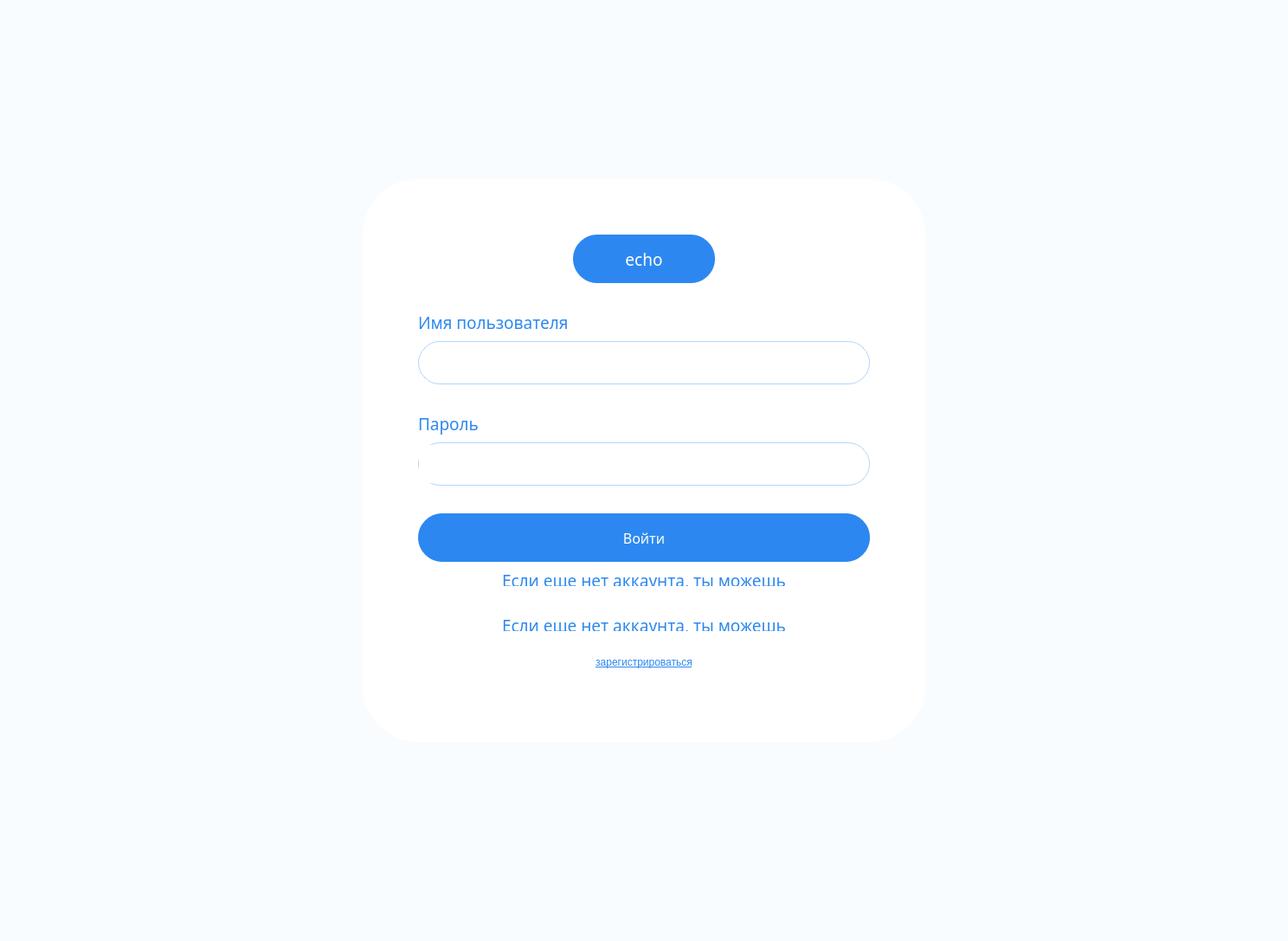
<?xml version="1.0" encoding="UTF-8"?>
<ui version="4.0">
 <class>MainWindow</class>
 <widget class="QMainWindow" name="MainWindow">
  <property name="geometry">
   <rect>
    <x>0</x>
    <y>0</y>
    <width>1488</width>
    <height>1087</height>
   </rect>
  </property>
  <property name="sizePolicy">
   <sizepolicy hsizetype="Minimum" vsizetype="Minimum">
    <horstretch>0</horstretch>
    <verstretch>0</verstretch>
   </sizepolicy>
  </property>
  <property name="minimumSize">
   <size>
    <width>1400</width>
    <height>640</height>
   </size>
  </property>
  <property name="font">
   <font>
    <family>Muller Light</family>
    <pointsize>12</pointsize>
   </font>
  </property>
  <property name="windowTitle">
   <string>MainWindow</string>
  </property>
  <property name="styleSheet">
   <string notr="true">background-color: #F9FCFF;</string>
  </property>
  <widget class="QWidget" name="centralwidget">
   <layout class="QHBoxLayout" name="horizontalLayout">
    <property name="leftMargin">
     <number>350</number>
    </property>
    <property name="topMargin">
     <number>150</number>
    </property>
    <property name="rightMargin">
     <number>350</number>
    </property>
    <property name="bottomMargin">
     <number>150</number>
    </property>
    <item>
     <widget class="QFrame" name="frame">
      <property name="sizePolicy">
       <sizepolicy hsizetype="Fixed" vsizetype="Fixed">
        <horstretch>0</horstretch>
        <verstretch>0</verstretch>
       </sizepolicy>
      </property>
      <property name="maximumSize">
       <size>
        <width>650</width>
        <height>650</height>
       </size>
      </property>
      <property name="font">
       <font>
        <family>Muller Light</family>
        <pointsize>20</pointsize>
       </font>
      </property>
      <property name="contextMenuPolicy">
       <enum>Qt::NoContextMenu</enum>
      </property>
      <property name="styleSheet">
       <string notr="true">QFrame{ color: #2C88F0; background-color: #ffffff; border-radius: 64px;}</string>
      </property>
      <property name="frameShadow">
       <enum>QFrame::Raised</enum>
      </property>
      <layout class="QVBoxLayout" name="entranceLayout">
       <property name="spacing">
        <number>32</number>
       </property>
       <property name="leftMargin">
        <number>64</number>
       </property>
       <property name="topMargin">
        <number>64</number>
       </property>
       <property name="rightMargin">
        <number>64</number>
       </property>
       <property name="bottomMargin">
        <number>64</number>
       </property>
       <item>
        <layout class="QHBoxLayout" name="echoFLayout">
         <item>
          <widget class="QPushButton" name="echo">
           <property name="sizePolicy">
            <sizepolicy hsizetype="Fixed" vsizetype="Fixed">
             <horstretch>0</horstretch>
             <verstretch>0</verstretch>
            </sizepolicy>
           </property>
           <property name="minimumSize">
            <size>
             <width>164</width>
             <height>56</height>
            </size>
           </property>
           <property name="font">
            <font>
             <family>Cruinn</family>
             <pointsize>14</pointsize>
            </font>
           </property>
           <property name="cursor">
            <cursorShape>ArrowCursor</cursorShape>
           </property>
           <property name="styleSheet">
            <string notr="true">color: rgb(255, 255, 255);
background-color: rgb(44, 136, 240);
border-radius: 28px;                     /* &lt;----  40px  */ 
border: 0px solid #094065;</string>
           </property>
           <property name="text">
            <string>echo</string>
           </property>
          </widget>
         </item>
        </layout>
       </item>
       <item>
        <layout class="QVBoxLayout" name="usernameLayout">
         <property name="spacing">
          <number>8</number>
         </property>
         <item>
          <widget class="QLabel" name="usernameLabel">
           <property name="font">
            <font>
             <family>Muller Light</family>
             <pointsize>14</pointsize>
            </font>
           </property>
           <property name="text">
            <string>Имя пользователя</string>
           </property>
          </widget>
         </item>
         <item>
          <widget class="QLineEdit" name="usernameLineEdit">
           <property name="minimumSize">
            <size>
             <width>0</width>
             <height>50</height>
            </size>
           </property>
           <property name="font">
            <font>
             <family>Muller Light</family>
             <pointsize>10</pointsize>
            </font>
           </property>
           <property name="styleSheet">
            <string notr="true">QLineEdit{ color: #000000; background-color: #ffffff; border: 1px solid #B1D5FF; border-radius: 25px;}</string>
           </property>
          </widget>
         </item>
        </layout>
       </item>
       <item>
        <layout class="QVBoxLayout" name="passwordLayout">
         <property name="spacing">
          <number>8</number>
         </property>
         <item>
          <widget class="QLabel" name="passwordLabel">
           <property name="font">
            <font>
             <family>Muller Light</family>
             <pointsize>14</pointsize>
            </font>
           </property>
           <property name="text">
            <string>Пароль</string>
           </property>
          </widget>
         </item>
         <item>
          <widget class="QFrame" name="frame_2">
           <property name="maximumSize">
            <size>
             <width>16777215</width>
             <height>50</height>
            </size>
           </property>
           <property name="styleSheet">
            <string notr="true">background-color: #ffffff; 
border: 1px solid #B1D5FF; 
border-radius: 25px;
</string>
           </property>
           <property name="frameShape">
            <enum>QFrame::StyledPanel</enum>
           </property>
           <property name="frameShadow">
            <enum>QFrame::Raised</enum>
           </property>
           <layout class="QHBoxLayout" name="passwordLayuout2">
            <property name="spacing">
             <number>0</number>
            </property>
            <property name="leftMargin">
             <number>0</number>
            </property>
            <property name="topMargin">
             <number>2</number>
            </property>
            <property name="rightMargin">
             <number>5</number>
            </property>
            <property name="bottomMargin">
             <number>2</number>
            </property>
            <item>
             <widget class="QLineEdit" name="passwordLineEdit">
              <property name="minimumSize">
               <size>
                <width>0</width>
                <height>44</height>
               </size>
              </property>
              <property name="font">
               <font>
                <family>Muller Light</family>
                <pointsize>10</pointsize>
               </font>
              </property>
              <property name="styleSheet">
               <string notr="true">QLineEdit{ color: #000000; background-color: #ffffff; border: 0px solid #B1D5FF; border-radius: 25px;}</string>
              </property>
             </widget>
            </item>
            <item>
             <widget class="QPushButton" name="eye">
              <property name="sizePolicy">
               <sizepolicy hsizetype="Fixed" vsizetype="Fixed">
                <horstretch>0</horstretch>
                <verstretch>0</verstretch>
               </sizepolicy>
              </property>
              <property name="minimumSize">
               <size>
                <width>42</width>
                <height>42</height>
               </size>
              </property>
              <property name="font">
               <font>
                <family>Cruinn</family>
                <pointsize>14</pointsize>
               </font>
              </property>
              <property name="cursor">
               <cursorShape>ArrowCursor</cursorShape>
              </property>
              <property name="styleSheet">
               <string notr="true">QPushButton{
color: #ffffff;
background-color: #ffffff;
border-radius: 20px;                     /* &lt;----  40px  */ 
border: 0px solid #094065;
}
QPushButton::hover{
background-color: #E5F1FF;}</string>
              </property>
              <property name="text">
               <string/>
              </property>
              <property name="icon">
               <iconset>
                <normaloff>icons/eyeClosed.png</normaloff>icons/eyeClosed.png</iconset>
              </property>
              <property name="iconSize">
               <size>
                <width>32</width>
                <height>32</height>
               </size>
              </property>
             </widget>
            </item>
           </layout>
          </widget>
         </item>
        </layout>
       </item>
       <item>
        <layout class="QVBoxLayout" name="passwordLayout_2">
         <property name="spacing">
          <number>8</number>
         </property>
         <item>
          <widget class="QPushButton" name="enterButton">
           <property name="sizePolicy">
            <sizepolicy hsizetype="Expanding" vsizetype="Fixed">
             <horstretch>0</horstretch>
             <verstretch>0</verstretch>
            </sizepolicy>
           </property>
           <property name="minimumSize">
            <size>
             <width>164</width>
             <height>56</height>
            </size>
           </property>
           <property name="font">
            <font>
             <family>Cruinn</family>
             <pointsize>12</pointsize>
            </font>
           </property>
           <property name="cursor">
            <cursorShape>PointingHandCursor</cursorShape>
           </property>
           <property name="styleSheet">
            <string notr="true">color: rgb(255, 255, 255);
background-color: rgb(44, 136, 240);
border-radius: 28px;                     /* &lt;----  40px  */ 
border: 0px solid #094065;</string>
           </property>
           <property name="text">
            <string>Войти</string>
           </property>
          </widget>
         </item>
         <item>
          <widget class="QLabel" name="label_under_form_2">
           <property name="sizePolicy">
            <sizepolicy hsizetype="Preferred" vsizetype="Expanding">
             <horstretch>0</horstretch>
             <verstretch>0</verstretch>
            </sizepolicy>
           </property>
           <property name="maximumSize">
            <size>
             <width>16777215</width>
             <height>20</height>
            </size>
           </property>
           <property name="font">
            <font>
             <family>Muller Light</family>
             <pointsize>14</pointsize>
            </font>
           </property>
           <property name="text">
            <string>Если еще нет аккаунта, ты можешь</string>
           </property>
           <property name="alignment">
            <set>Qt::AlignHCenter|Qt::AlignTop</set>
           </property>
           <property name="wordWrap">
            <bool>true</bool>
           </property>
          </widget>
         </item>
        </layout>
       </item>
       <item>
        <layout class="QVBoxLayout" name="textUnderLayout">
         <property name="spacing">
          <number>8</number>
         </property>
         <property name="topMargin">
          <number>0</number>
         </property>
         <property name="bottomMargin">
          <number>0</number>
         </property>
         <item>
          <widget class="QLabel" name="label_under_form">
           <property name="sizePolicy">
            <sizepolicy hsizetype="Preferred" vsizetype="Expanding">
             <horstretch>0</horstretch>
             <verstretch>0</verstretch>
            </sizepolicy>
           </property>
           <property name="maximumSize">
            <size>
             <width>16777215</width>
             <height>20</height>
            </size>
           </property>
           <property name="font">
            <font>
             <family>Muller Light</family>
             <pointsize>14</pointsize>
            </font>
           </property>
           <property name="text">
            <string>Если еще нет аккаунта, ты можешь</string>
           </property>
           <property name="alignment">
            <set>Qt::AlignHCenter|Qt::AlignTop</set>
           </property>
           <property name="wordWrap">
            <bool>true</bool>
           </property>
          </widget>
         </item>
         <item>
          <widget class="QPushButton" name="pushButton">
           <property name="sizePolicy">
            <sizepolicy hsizetype="Preferred" vsizetype="Preferred">
             <horstretch>0</horstretch>
             <verstretch>0</verstretch>
            </sizepolicy>
           </property>
           <property name="font">
            <font>
             <underline>true</underline>
            </font>
           </property>
           <property name="styleSheet">
            <string notr="true">color: #2C88F0;
background-color: #ffffff;
border: 0px solid #094065;
text-decoration: underline;</string>
           </property>
           <property name="text">
            <string>зарегистрироваться</string>
           </property>
          </widget>
         </item>
        </layout>
       </item>
      </layout>
     </widget>
    </item>
   </layout>
  </widget>
  <widget class="QMenuBar" name="menubar">
   <property name="geometry">
    <rect>
     <x>0</x>
     <y>0</y>
     <width>1488</width>
     <height>26</height>
    </rect>
   </property>
  </widget>
  <widget class="QStatusBar" name="statusbar"/>
 </widget>
 <resources/>
 <connections/>
</ui>
